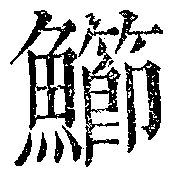
#> input picture sources/overrides/history/u04C99-1794069232093707700.png, 173 x 177 px
$ python -i explore_layout.py   (imports and definitions only)
#> lines starting #> are read from the running program, lines starting #| are printed output that depends on the picture; after the words box and inside, x2 and y2 are one past the last pixel; in counts of white or black regions, pixels touching at a corner belong together
#> `picture = cv2.imread('../sources/overrides/history/u04C99-179406923209..`: picture: shape (177, 173); 76.7% white; 13 black regions (3 under 20 px), largest, box (x1, y1, x2, y2) and area: (10, 10, 77, 130) 2566, (124, 60, 161, 153) 1427, (82, 37, 121, 167) 1426
from common import *
import sys, time
from scipy.ndimage import gaussian_filter1d

def normalize_bg(im):
    h, w = im.shape
#> h = 177; w = 173
    small = cv2.resize(im, (w // 8, h // 8), interpolation=cv2.INTER_AREA)
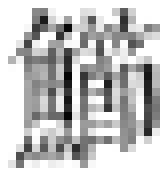
#> small: shape (22, 21) (shown 8 times larger); min 4, max 255, mean 195.6
    bg = cv2.morphologyEx(small, cv2.MORPH_CLOSE, cv2.getStructuringElement(cv2.MORPH_ELLIPSE, (15, 15)))
#> bg: shape (22, 21); every value is 255
    bg = cv2.GaussianBlur(bg, (0, 0), 3)
    bg = cv2.resize(bg, (w, h), interpolation=cv2.INTER_LINEAR).astype(np.float32)
#> bg: shape (177, 173) float32; every value is 255
    norm = np.clip(im.astype(np.float32) / np.maximum(bg, 1) * 255, 0, 255).astype(np.uint8)
    return norm
# [27 lines not run here, left out]

>>> import cv2
>>> picture = cv2.imread('../sources/overrides/history/u04C99-1794069232093707700.png', cv2.IMREAD_GRAYSCALE)
>>> result = normalize_bg(picture)
